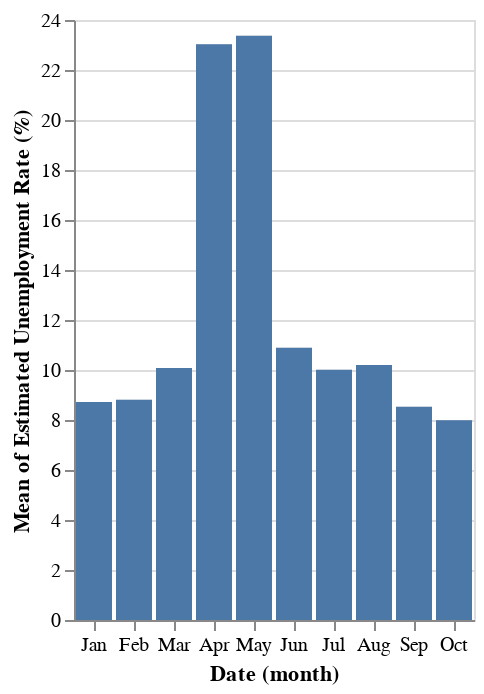

Notebook source saved alongside this figure:
### Code cell
# selector = alt.selection_point(name="selector", encodings=["x"])

# alt.Chart(cleaned_df, name="bars").mark_bar().encode(
#             x=alt.X("month(Date)").sort("x"),
#             y="mean( Estimated Unemployment Rate (%)):Q",
#             color=alt.condition(selector, alt.value('steelblue'), alt.value('grey'))
#            ).add_params(selector)

PR.vis.barchart(cleaned_df, "month(Date):N", "mean(Estimated Unemployment Rate (%)):Q")

### Figure 1 — Vega-Lite specification as saved in the notebook (floating-point values rounded to 4 significant figures; data arrays with more than 128 entries replaced by an {"elided": "..."} marker saying what was removed)
{"$schema": "https://vega.github.io/schema/vega-lite/v5.8.0.json", "config": {"view": {"continuousHeight": 300, "continuousWidth": 300}}, "data": {"name": "data-dad23491faf8f49cf8533f9eca0aa995"}, "datasets": {"data-dad23491faf8f49cf8533f9eca0aa995": {"elided": "250 records"}}, "layer": [{"encoding": {"color": {"value": "gray"}, "opacity": {"value": 0.3}, "x": {"field": "Date", "timeUnit": "month", "type": "nominal"}, "y": {"aggregate": "mean", "field": "Estimated Unemployment Rate (%)", "type": "quantitative"}}, "mark": {"type": "bar"}, "name": "base_chart"}, {"encoding": {"x": {"field": "Date", "timeUnit": "month", "type": "nominal"}, "y": {"aggregate": "mean", "field": "Estimated Unemployment Rate (%)", "type": "quantitative"}}, "mark": {"type": "bar"}, "transform": [{"filter": {"param": "selector"}}]}], "params": [{"name": "selector", "select": {"encodings": ["x"], "type": "interval"}, "views": ["base_chart"]}]}
